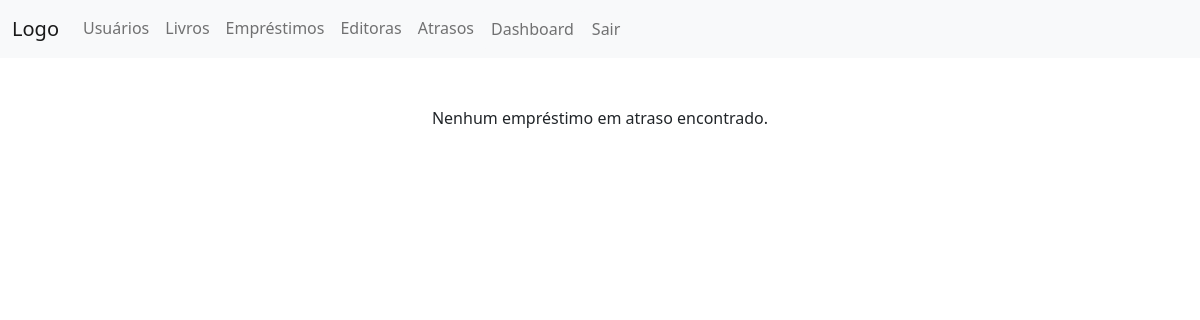
The page /Juliana3A/atrasos.php (signed in) on the database as committed earlier.
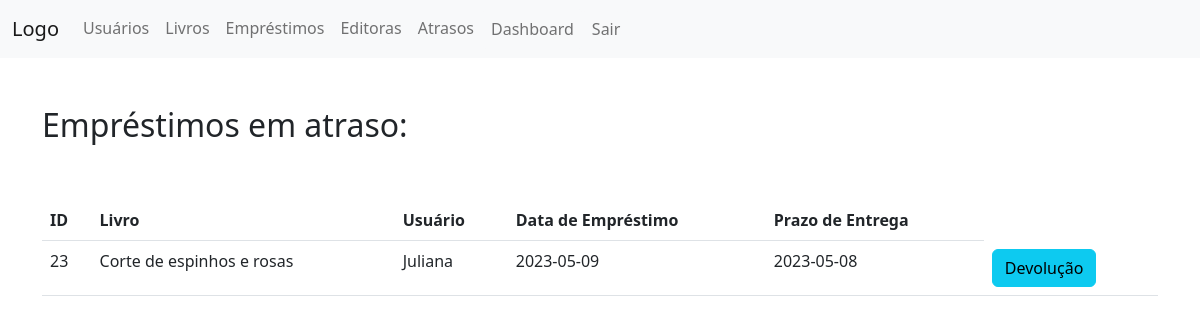
The same page on the database as committed later.
### tables this page shows
CREATE TABLE `emprestimos` (
  `id` int(11) NOT NULL,
  `livro_id` int(11) NOT NULL,
  `livro_nome` text NOT NULL,
  `usuario_id` int(11) NOT NULL,
  `usuario_nome` text NOT NULL,
  `prazo_entrega` date NOT NULL,
  `data_emprestimo` date NOT NULL,
  `devolvido` int(11) NOT NULL,
  `cpf_usuario` text NOT NULL
);

### Juliana3A/atrasos.php (the view, shortened to what this page needs)
<!DOCTYPE html>
<html>
<head>
    <link rel="stylesheet" href="css/bootstrap.min.css">
</head>
<body>
<nav class="navbar navbar-expand-lg bg-light">
        <div class="container-fluid">
          <a class="navbar-brand" href="index.html">Logo</a>
          <div class="collapse navbar-collapse" id="navbarNavAltMarkup">
            <div class="navbar-nav">
              <a class="nav-link" href="usuarios.php">Usuários</a>
			  <a class="nav-link" href="livros.php">Livros</a>
              <a class="nav-link" href="emprestimo.php">Empréstimos</a>
			  <a class="nav-link" href="editora.php">Editoras</a>
              <a class="nav-link" href="atrasos.php">Atrasos</a>
              <a class="nav-link btn btn-light" href="dashboard.php" class="dashboard-button">Dashboard</a>
              <a class="nav-link btn btn-light" href="logout.php">Sair</a>
            </div>
          </div>
        </div>
      </nav>
	  <br><br>
<?php
include_once('conexao.php');
$query_emprestimos = "SELECT * FROM emprestimos WHERE prazo_entrega < CURDATE()";
$resultado_emprestimos = mysqli_query($conn, $query_emprestimos);
if(mysqli_num_rows($resultado_emprestimos) > 0) {
    echo "<div class='container'><h2>Empréstimos em atraso:</h2><br><br>";
    echo "<table class='table'>";
    echo "<tr><th>ID</th><th>Livro</th><th>Usuário</th><th>Data de Empréstimo</th><th>Prazo de Entrega</th></tr>";
    while($row = mysqli_fetch_assoc($resultado_emprestimos)) {
        echo "<tr>";
        echo "<td>".$row['id']."</td>";
        echo "<td>".$row['livro_nome']."</td>";
        echo "<td>".$row['usuario_nome']."</td>";
        echo "<td>".$row['data_emprestimo']."</td>";
        echo "<td>".$row['prazo_entrega']."</td>";
        echo "<td><a href='devolucaolivro.php?id=".$row["id"]."' class='btn btn-info'>Devolução</a></td>";
        echo "</tr>";
    }
    echo "</table></div>";
} else {
    echo "<div class='container'><center><p>Nenhum empréstimo em atraso encontrado.</p></center></div>";
}
?>

Rows that differ between the two databases and show on the page:
added emprestimos: id "23", livro_nome "Corte de espinhos e rosas", usuario_nome "Juliana", data_emprestimo "2023-05-09", prazo_entrega "2023-05-08"
Other text that changed with them:
text no longer shown: "Nenhum empréstimo em atraso encontrado."
text now shown: "Empréstimos em atraso: ID Livro Usuário Data de Empréstimo Prazo de Entrega"
